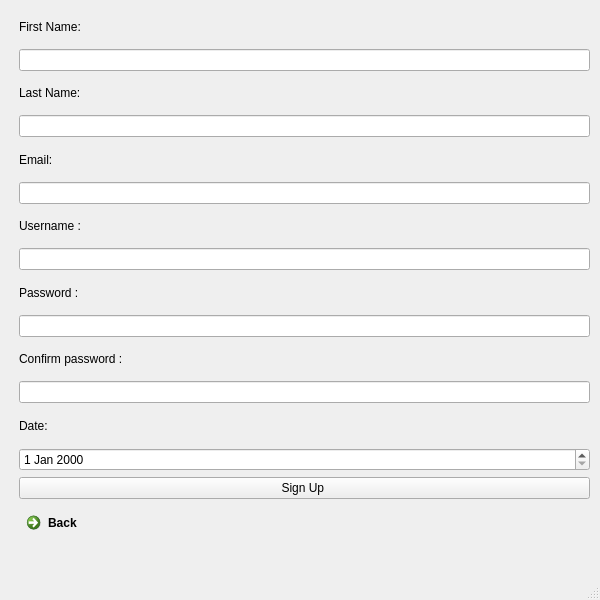
<?xml version="1.0" encoding="UTF-8"?>
<ui version="4.0">
 <class>MainWindow</class>
 <widget class="QMainWindow" name="MainWindow">
  <property name="geometry">
   <rect>
    <x>0</x>
    <y>0</y>
    <width>600</width>
    <height>600</height>
   </rect>
  </property>
  <property name="windowTitle">
   <string>MainWindow</string>
  </property>
  <widget class="QWidget" name="centralwidget">
   <widget class="QWidget" name="layoutWidget">
    <property name="geometry">
     <rect>
      <x>19</x>
      <y>10</y>
      <width>571</width>
      <height>531</height>
     </rect>
    </property>
    <layout class="QVBoxLayout" name="verticalLayout">
     <item>
      <widget class="QLabel" name="label_6">
       <property name="text">
        <string>First Name:</string>
       </property>
      </widget>
     </item>
     <item>
      <widget class="QLineEdit" name="lineEdit_firstName"/>
     </item>
     <item>
      <widget class="QLabel" name="label_7">
       <property name="text">
        <string>Last Name:</string>
       </property>
      </widget>
     </item>
     <item>
      <widget class="QLineEdit" name="lineEdit_lastName"/>
     </item>
     <item>
      <widget class="QLabel" name="label_8">
       <property name="text">
        <string>Email:</string>
       </property>
      </widget>
     </item>
     <item>
      <widget class="QLineEdit" name="lineEdit_email"/>
     </item>
     <item>
      <widget class="QLabel" name="label_3">
       <property name="text">
        <string>Username :</string>
       </property>
      </widget>
     </item>
     <item>
      <widget class="QLineEdit" name="lineEdit_username"/>
     </item>
     <item>
      <widget class="QLabel" name="label_4">
       <property name="text">
        <string>Password :</string>
       </property>
      </widget>
     </item>
     <item>
      <widget class="QLineEdit" name="lineEdit_password"/>
     </item>
     <item>
      <widget class="QLabel" name="label_5">
       <property name="text">
        <string>Confirm password :</string>
       </property>
      </widget>
     </item>
     <item>
      <widget class="QLineEdit" name="lineEdit_confirm_password"/>
     </item>
     <item>
      <widget class="QLabel" name="label_9">
       <property name="text">
        <string>Date:</string>
       </property>
      </widget>
     </item>
     <item>
      <widget class="QDateEdit" name="dateEdit"/>
     </item>
     <item>
      <widget class="QPushButton" name="sign_up_button">
       <property name="text">
        <string>Sign Up </string>
       </property>
      </widget>
     </item>
     <item>
      <widget class="QCommandLinkButton" name="back_button">
       <property name="text">
        <string>Back</string>
       </property>
      </widget>
     </item>
    </layout>
   </widget>
  </widget>
  <widget class="QMenuBar" name="menubar">
   <property name="geometry">
    <rect>
     <x>0</x>
     <y>0</y>
     <width>600</width>
     <height>21</height>
    </rect>
   </property>
  </widget>
  <widget class="QStatusBar" name="statusbar"/>
 </widget>
 <resources/>
 <connections/>
</ui>
